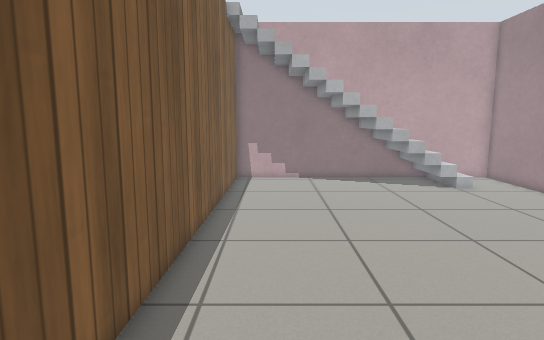
view 1 (above)

15 first-person views from a walk through a world built for the Gazebo simulator. The camera is 0.96 m above the floor, tilts 8° down and sees 75° across. The floor is counted in squares, 0.25 m on a side. Each view is taken from the middle of a square. On the plan, view 1 faces up. The plan holds only what a view shows up to about 20 squares ahead; the rest is blank. The place goes on beyond the plan. The robots in the file are not drawn. Simple patterns stand in for the simulator's built-in surfaces.

view 2
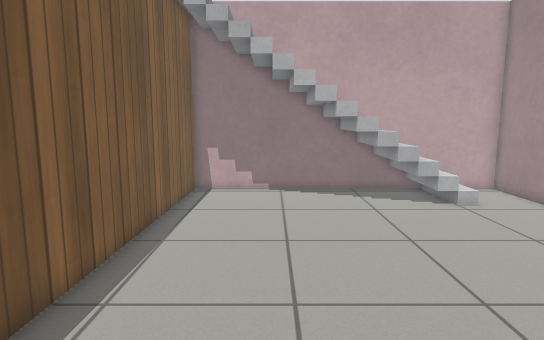

view 3
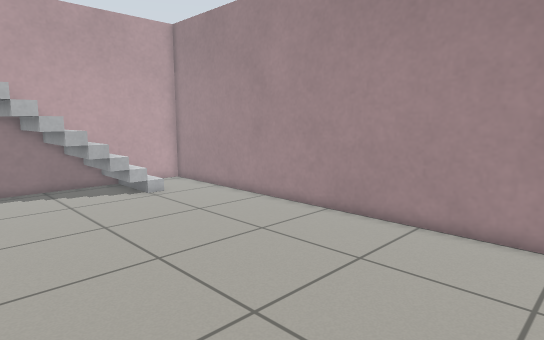

view 4
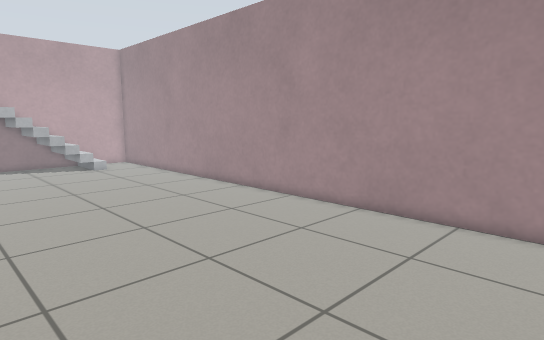

view 5
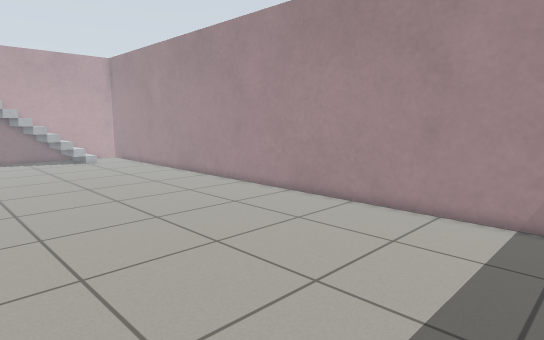

view 6
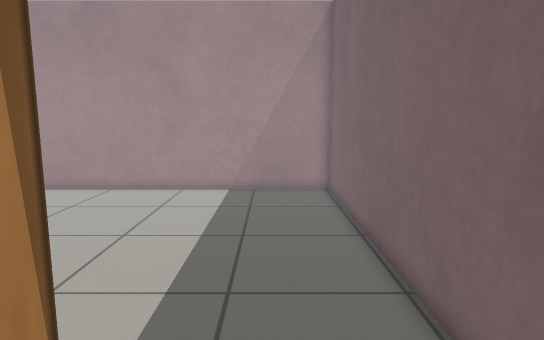

view 7
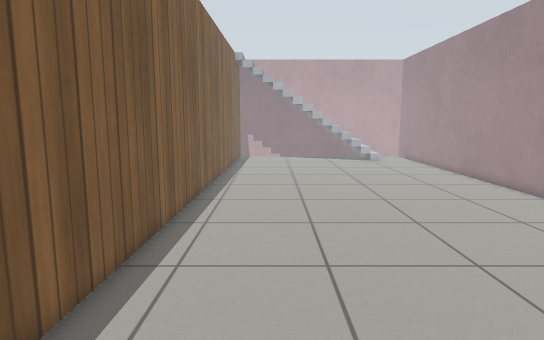

view 8
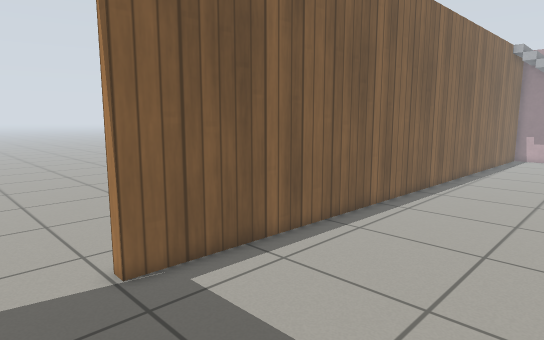

view 9
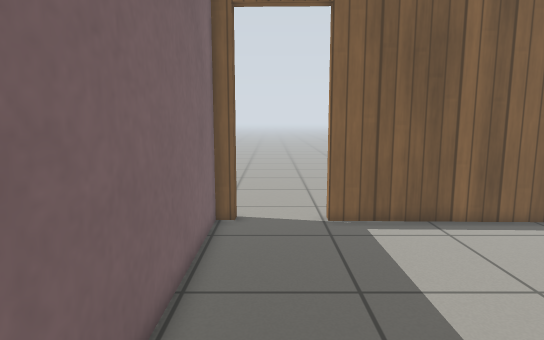

view 10
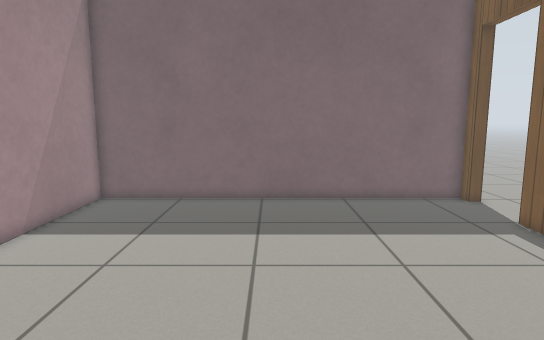

view 11
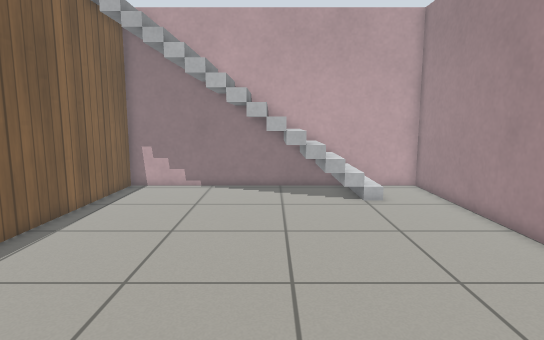

view 12
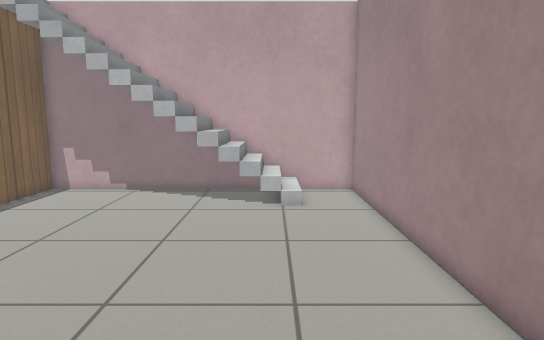

view 13
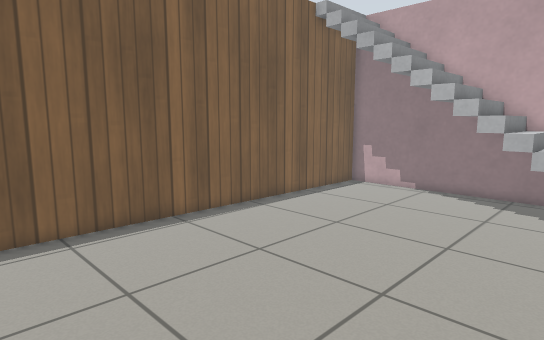

view 14
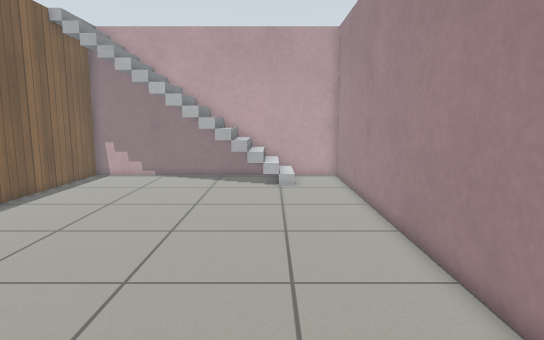

view 15
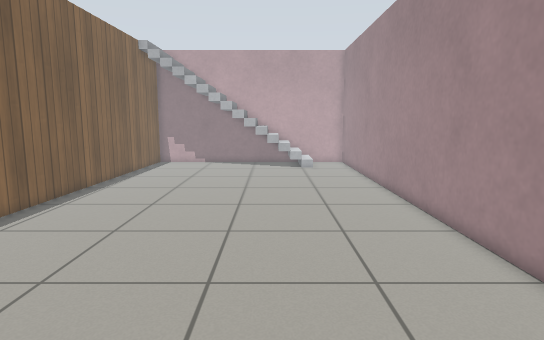

### Floor plan
Key: @ floor where view 1 was taken; # wall or solid block; . floor; / step, stairs or slope; D open door; B grey box.
Columns run from 5 left of view 1 to 15 right of it. Each row starts with its distance up from view 1.
 24    ##################
 23    B..../     // ...#
 22    B..../     // ...#
 21   B...../     // ...#
 20   #...../////////...#
 19   #.................#
 18   #.................#
 17   #.................#
 16   #.................#
 15   #.................#
 14   #.................#
 13   #.................#
 12   #.................#
 11   #.................#
 10   #.................#
  9   #.................#
  8   #.................#
  7   #.................#
  6   #.................#
  5   #.................#
  4   #.................#
  3   #.................#
  2   #.................#
  1   #.................#
  0   #..@..............#
 -1   #.................#
 -2   #.................#
 -3   #.................#
 -4   #.................#
 -5   #.................#
 -6   #.................#
 -7   #.................#
 -8   #.................#
 -9   #.................#
-10   #.................#
-11   #.................#
-12 .##.................#
-13 .DD.................#
-14 .DD.................#
-15 .DD.................#
-16 .DD.................#
-17 .####################

Positions as (right, up) in squares from view 1, and headings:
1: (0, 0), facing up
2: (2, 4), facing up
3: (2, 2), facing up-right
4: (1, -9), facing up-right
5: (0, -14), facing up-right
6: (-5, -14), facing right
7: (1, -14), facing up
8: (5, -16), facing up-left
9: (10, -15), facing left
10: (6, 0), facing down
11: (6, 3), facing up
12: (10, 4), facing up
13: (10, 4), facing up-left
14: (10, -1), facing up
15: (8, -9), facing up
